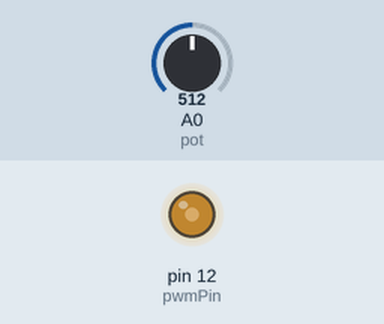
A sketch run on a simulated Arduino Uno, built with avr-gcc and run on an emulated ATmega328P. Shown: output pins drawn as LEDs (lit = HIGH). The test bench sets the inputs (shaded band); at power-on: A0 (pot) = 512.

Above: at 1.2 s.
1.3 s: A0 (pot) set to 306
At 2.1 s:
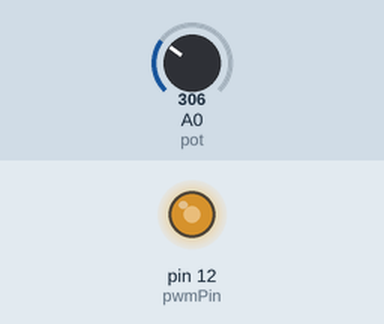
2.8 s: A0 (pot) set to 122
At 3.8 s:
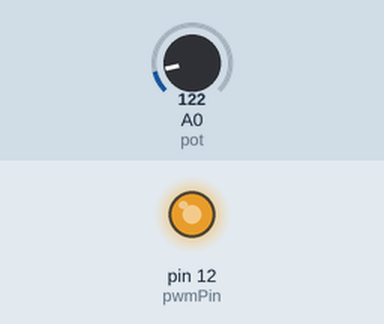
4.3 s: A0 (pot) set to 900
At 5.6 s:
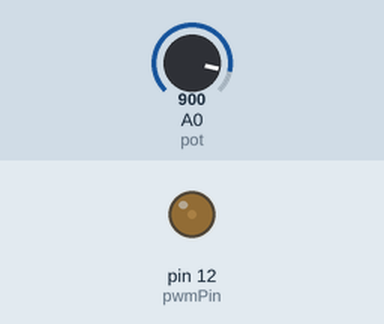
Timing chart, 0 to 7.3 s (numbered marks = the images above; inputs shaded):
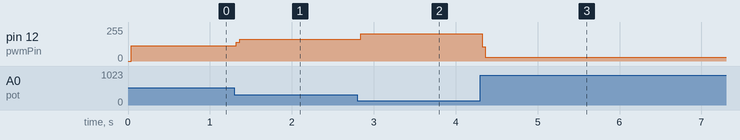

Measured:
- after the input at 1.3 s, pin 12 (pwmPin): 116/255 → 162/255 at once
- after the input at 2.8 s, pin 12 (pwmPin): 162/255 → 203/255 at once
- after the input at 4.3 s, pin 12 (pwmPin): 203/255 → 28/255 at once

The sketch:

Lab_3.ino
```cpp
int pwmPin = 12;

int pot = A0;

int c1 = 0;   // declares variable c1

int c2 = 0;   // declares variable c2


void setup()

{

  pinMode(pwmPin, OUTPUT);

  pinMode(pot, INPUT);

}


void loop()

{

  c2= analogRead(pot);

  c1= 1024-c2;

  digitalWrite(pwmPin, HIGH);

  delayMicroseconds(c1);

  digitalWrite(pwmPin, LOW);

  delayMicroseconds(c2);

}
```
